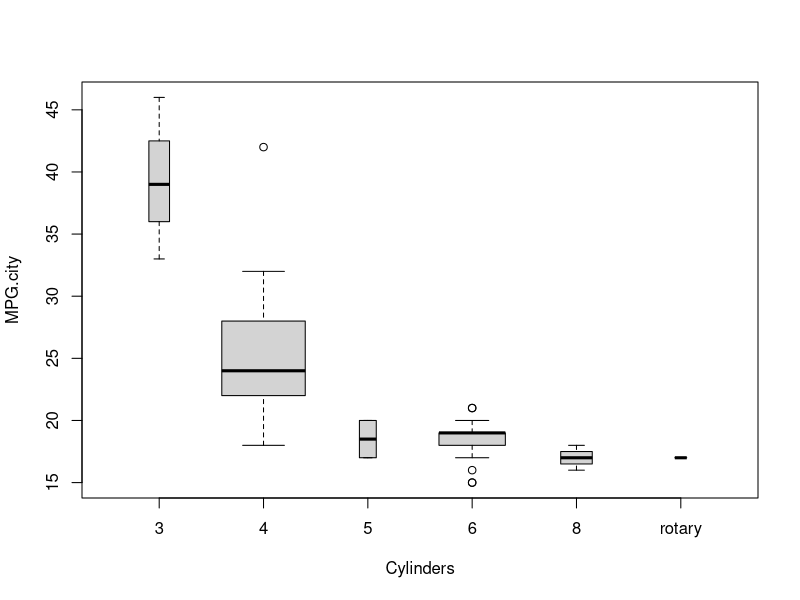

The R script that drew this image:
library(MASS)
library(car)

par(mfrow=c(1,1))
boxplot(MPG.city ~ Cylinders, data = Cars93,
        xlab = "Cylinders", ylab = "MPG.city",
        varwidth = TRUE)